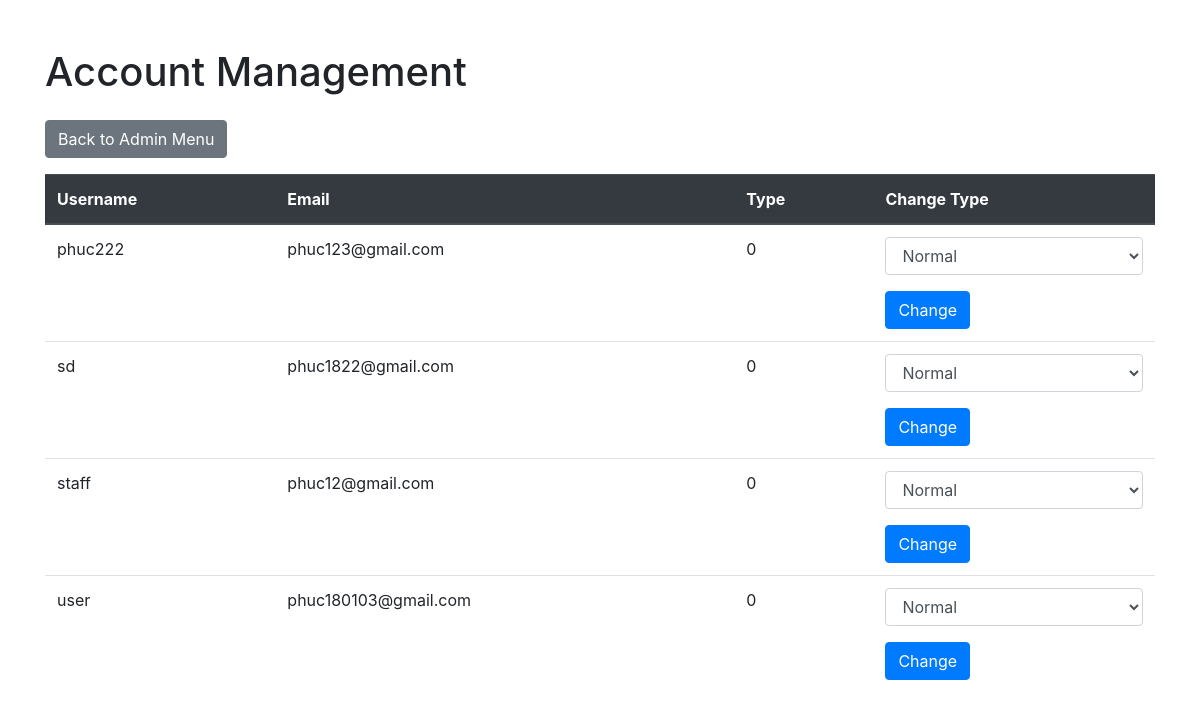
Page /account_management.php (signed in) on the committed database.
### tables this page shows
CREATE TABLE `account` (
  `username` varchar(50) NOT NULL,
  `password` varchar(50) NOT NULL,
  `type` tinyint(1) NOT NULL DEFAULT 0,
  `email` varchar(100) NOT NULL,
  `profile_image` varchar(255) DEFAULT NULL
);

### account_management.php (the view, shortened to what this page needs)
<?php
include "connect.php";
$sql = "SELECT username, email, type FROM account WHERE type = 0";
$stmt = $conn->query($sql);
$accounts = $stmt->fetchAll(PDO::FETCH_ASSOC);
?>
<!DOCTYPE html>
<html lang="en">
<head>
    <link href="https://stackpath.bootstrapcdn.com/bootstrap/4.5.2/css/bootstrap.min.css" rel="stylesheet">
</head>
<body>
    <div class="container mt-5">
        <h1 class="mb-4">Account Management</h1>
        <a href="menu_admin.php" class="btn btn-secondary mb-3">Back to Admin Menu</a>
        <table class="table">
            <thead class="thead-dark">
                <tr>
                    <th scope="col">Username</th>
                    <th scope="col">Email</th>
                    <th scope="col">Type</th>
                    <th scope="col">Change Type</th>
                </tr>
            </thead>
            <tbody>
                <?php foreach ($accounts as $account): ?>
                    <tr>
                        <td><?php echo htmlspecialchars($account['username']); ?></td>
                        <td><?php echo htmlspecialchars($account['email']); ?></td>
                        <td><?php echo htmlspecialchars($account['type']); ?></td>
                        <td>
                            <form method="post">
                                <div class="form-group">
                                    <select class="form-control" name="new_type">
                                        <option value="0" <?php if ($account['type'] == 0) echo 'selected'; ?>>Normal</option>
                                    </select>
                                </div>
                                <button type="submit" class="btn btn-primary" name="change_type">Change</button>
                            </form>
                        </td>
                    </tr>
                <?php endforeach; ?>
            </tbody>
        </table>
    </div>
</body>
</html>

### rows in the picture
account: username "phuc222", email "phuc123@gmail.com", type "0", new_type "Normal"
account: username "sd", email "phuc1822@gmail.com", type "0", new_type "Normal"
account: username "staff", email "phuc12@gmail.com", type "0", new_type "Normal"
account: username "user", email "phuc180103@gmail.com", type "0", new_type "Normal"
